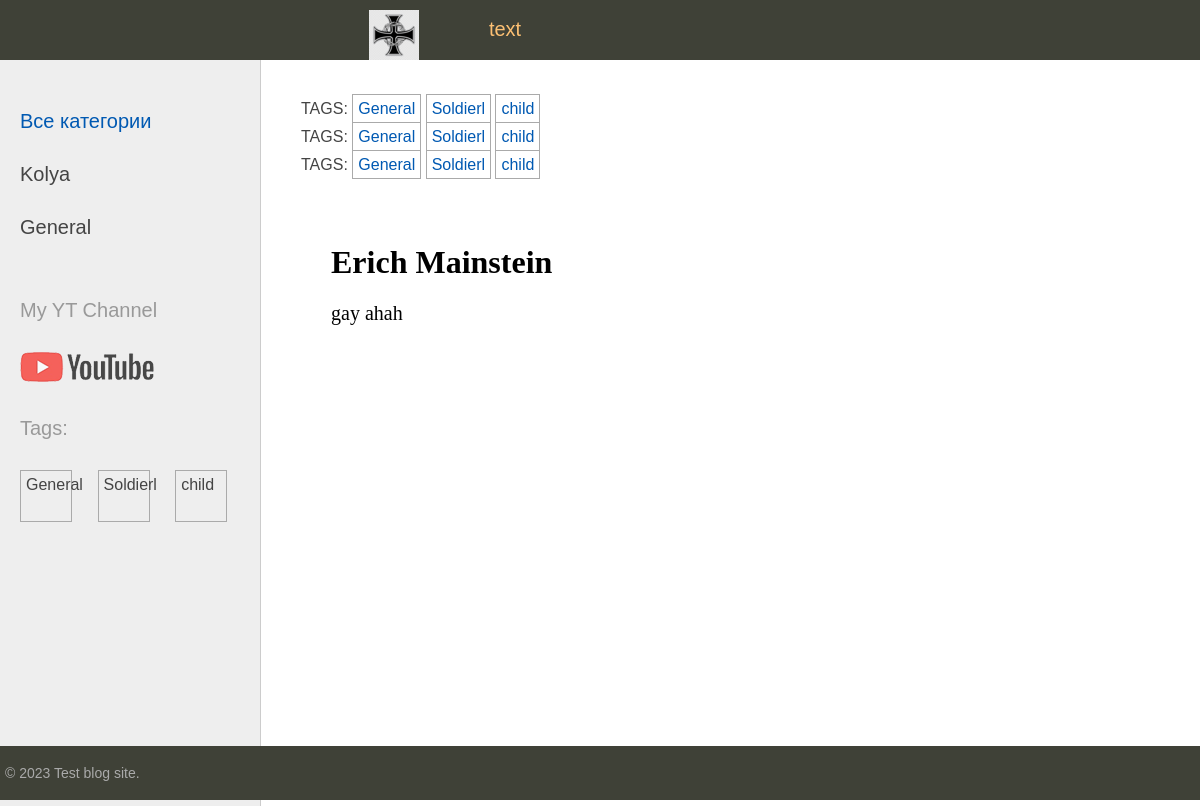
Screenshot of /post/erich-mainstein/ with the database file from the repository.
### sitetest/models.py (models this page shows, shortened)
class Category(models.Model):
    name = models.CharField(max_length=100, db_index=True)
    slug = models.SlugField(max_length=255, unique=True, db_index=True)
    def get_absolute_url(self):
        return reverse("category", kwargs={"cat_slug":self.slug} )

class TagPost(models.Model):
    tag = models.CharField(max_length=100, db_index=True)
    slug = models.SlugField(max_length=255, unique=True, db_index=True)
    def get_absolute_url(self):
        return reverse("tags", kwargs={"tag_slug":self.slug} )

class Persons(models.Model):
    class Status(models.IntegerChoices):
        DRAFT =0,"Not Published"
        PUBLISHED =1,"Published"
    title = models.CharField(max_length=255)
    slug = models.SlugField(max_length=255, unique=True, db_index=True)
    content = models.TextField(blank=True)
    time_create = models.DateTimeField(auto_now_add=True)
    time_update = models.DateTimeField(auto_now=True)
    is_published = models.BooleanField(choices=Status.choices, default=Status.DRAFT)
    cat = models.ForeignKey('Category', on_delete=models.PROTECT)
    tags = models.ManyToManyField('TagPost', blank=True, related_name='tags')
    country=models.OneToOneField('Country', blank=True, on_delete=models.SET_NULL, null=True, related_name='countri')
    objects = models.Manager()
    published = PublishedManager()

### sitetest/views.py (the view)
# urls.py: path('post/<slug:post_slug>/', views.show_post, name="post"),
def show_post(request, post_slug):
    post = get_object_or_404(Persons, slug=post_slug)
    tags = TagPost.objects.all()
    data = {
        "title": post.title,
        "content": post.content,
        "tags":tags,
        "is_published": post.is_published,
        "menu": menu,
        "gay": True,
    }
    return render(request, "sitetest/post.html", context=data)

### sitetest/templatetags/person_tags.py (called while the page is built)
@register.inclusion_tag('sitetest/list_categories.html')
def show_categories(cat_selected=0):
    cats = Category.objects.all()
    return {'cats': cats, 'cat_selected': cat_selected}

@register.inclusion_tag('sitetest/list_tags.html')
def show_tags():
    tags = TagPost.objects.all()
    return {'tags': tags}

### sitetest/templates/sitetest/post.html (shortened to what this page needs)
{% extends 'base.html' %}
{% block breadcrumbs %}
{% for t in tags %}
{% if tags %}
<ul class="tags-list">
    <li>TAGS:</li>
    {% for t in tags %}
    <li><a href="{{t.get_absolute_url}}">{{t.tag}}</a></li>
    {% endfor %}
</ul>
{% endif %}
{% endfor %}
{% endblock %}
{% block content %}
<h1> {{title}}</h1>
{%if is_published%}
gay ahah
{%endif%}
{% endblock %}

### sitetest/templates/sitetest/list_categories.html
{% for cat in cats %}
{% if cat.id == cat_selected %}
<li class="selected">{{cat.name}}</li>
{% else %}
<li><a href="{{ cat.get_absolute_url }}">{{cat.name}}</a></li>
{% endif %}
{% endfor %}

### sitetest/templates/sitetest/list_tags.html
{%if tags%}
<p> Tags: </p>
<ul class="tags-list">
    {%for t in tags%}
    <li><a href="{{ t.get_absolute_url }}">{{t.tag}}</a></li>
    {%endfor%}
</ul>
{%endif%}

### sitetest/static/sitetest/css/styles.css (style rules this page uses)
html, body { font-family: 'Arial'; margin: 0; padding: 0; height: 100%; width: 100%; color: #444; }
a { color: #0059b2; text-decoration: none; }
.left-chapters ul { width: 230px; margin: 0; padding: 20px 10px 10px 20px; list-style: none; font-size: 20px; }
.left-chapters ul li { margin: 30px 0 0 0; color: #999; }
.left-chapters ul li a { color: #444; text-decoration: none; }
.left-chapters ul li.share p { margin: 30px 0 30px 0; }
.left-chapters ul li.share a { display: inline-block; width: 40px; height: 40px; margin: 0 20px 0 0; }
ul.tags-list { width: 100%; margin: 0; padding: 0; list-style: none; }
ul.tags-list li { margin: 0; padding: 0 0 10px; display: inline-block; }
ul.tags-list li a { padding: 5px; font-size: 16px; border: 1px solid #aaa; }
.content-text h1 { font-size: 32px; }

### rows the page displays
Category: name "Kolya"
Category: name "General"
TagPost: tag "General"
TagPost: tag "Soldierl"
TagPost: tag "child"
Persons: title "Erich Mainstein"
